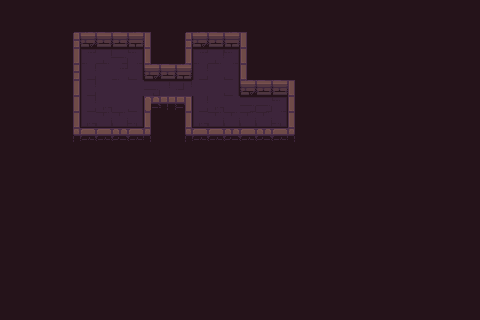

A 2D game scene composited from a Tiled map and its tileset images. What follows is a short description and the map's XML, with every tile layer's data as written:
An orthogonal 30x20 tile map with 16x16 px tiles, 2 tile layers (Floor, Walls), 1 hidden layer not drawn.

<map version="1.10" tiledversion="1.11.2" orientation="orthogonal" renderorder="right-down" width="30" height="20" tilewidth="16" tileheight="16" infinite="0" nextlayerid="4" nextobjectid="1">
 <tileset firstgid="1" name="Dungeon_Tileset" tilewidth="16" tileheight="16" tilecount="100" columns="10">
  <image source="Dungeon_Tileset.png" width="160" height="160" />
 </tileset>
 <layer id="1" name="Floor" width="30" height="20">
  <data encoding="csv">
79,79,79,79,79,79,79,79,79,79,79,79,79,79,79,79,79,79,79,79,79,79,79,79,79,79,79,79,79,79,
79,79,79,79,79,79,79,79,79,79,79,79,79,79,79,79,79,79,79,79,79,79,79,79,79,79,79,79,79,79,
79,79,79,79,0,0,0,0,0,0,79,0,0,0,0,0,79,79,79,79,79,79,79,79,79,79,79,79,79,79,
79,79,79,79,0,12,13,14,15,0,79,0,12,13,15,0,79,79,79,79,79,79,79,79,79,79,79,79,79,79,
79,79,79,79,0,22,24,7,25,0,0,0,22,24,25,0,79,79,79,79,79,79,79,79,79,79,79,79,79,79,
79,79,79,79,0,22,24,24,24,62,64,61,24,24,25,0,0,0,0,79,79,79,79,79,79,79,79,79,79,79,
79,79,79,79,0,22,27,24,25,0,0,61,22,27,24,14,14,15,0,79,79,79,79,79,79,79,79,79,79,79,
79,79,79,79,0,32,34,34,35,0,79,0,32,34,34,34,34,35,0,79,79,79,79,79,79,79,79,79,79,79,
79,79,79,79,0,0,0,0,0,0,79,0,0,0,0,0,0,0,0,79,79,79,79,79,79,79,79,79,79,79,
79,79,79,79,79,79,79,79,79,79,79,79,79,79,79,79,79,79,79,79,79,79,79,79,79,79,79,79,79,79,
79,79,79,79,79,79,79,79,79,79,79,79,79,79,79,79,79,79,79,79,79,79,79,79,79,79,79,79,79,79,
79,79,79,79,79,79,79,79,79,79,79,79,79,79,79,79,79,79,79,79,79,79,79,79,79,79,79,79,79,79,
79,79,79,79,79,79,79,79,79,79,79,79,79,79,79,79,79,79,79,79,79,79,79,79,79,79,79,79,79,79,
79,79,79,79,79,79,79,79,79,79,79,79,79,79,79,79,79,79,79,79,79,79,79,79,79,79,79,79,79,79,
79,79,79,79,79,79,79,79,79,79,79,79,79,79,79,79,79,79,79,79,79,79,79,79,79,79,79,79,79,79,
79,79,79,79,79,79,79,79,79,79,79,79,79,79,79,79,79,79,79,79,79,79,79,79,79,79,79,79,79,79,
79,79,79,79,79,79,79,79,79,79,79,79,79,79,79,79,79,79,79,79,79,79,79,79,79,79,79,79,79,79,
79,79,79,79,79,79,79,79,79,79,79,79,79,79,79,79,79,79,79,79,79,79,79,79,79,79,79,79,79,79,
79,79,79,79,79,79,79,79,79,79,79,79,79,79,79,79,79,79,79,79,79,79,79,79,79,79,79,79,79,79,
79,79,79,79,79,79,79,79,79,79,79,79,79,79,79,79,79,79,79,79,79,79,79,79,79,79,79,79,79,79
</data>
 </layer>
 <layer id="2" name="Walls" width="30" height="20">
  <data encoding="csv">
0,0,0,0,0,0,0,0,0,0,0,0,0,0,0,0,0,0,0,0,0,0,0,0,0,0,0,0,0,0,
0,0,0,0,0,0,0,0,0,0,0,0,0,0,0,0,0,0,0,0,0,0,0,0,0,0,0,0,0,0,
0,0,0,0,1,4,3,3,5,16,0,1,4,3,5,16,0,0,0,0,0,0,0,0,0,0,0,0,0,0,
0,0,0,0,11,0,0,0,0,16,0,11,0,0,0,16,0,0,0,0,0,0,0,0,0,0,0,0,0,0,
0,0,0,0,21,0,0,0,0,4,3,5,0,0,0,16,0,0,0,0,0,0,0,0,0,0,0,0,0,0,
0,0,0,0,11,0,0,0,0,0,0,0,0,0,0,4,3,3,16,0,0,0,0,0,0,0,0,0,0,0,
0,0,0,0,11,0,0,0,0,55,53,54,0,0,0,0,0,0,16,0,0,0,0,0,0,0,0,0,0,0,
0,0,0,0,11,0,0,0,0,16,0,11,0,0,0,0,0,0,16,0,0,0,0,0,0,0,0,0,0,0,
0,0,0,0,41,42,42,44,42,46,0,41,42,42,44,42,44,42,46,0,0,0,0,0,0,0,0,0,0,0,
0,0,0,0,0,0,0,0,0,0,0,0,0,0,0,0,0,0,0,0,0,0,0,0,0,0,0,0,0,0,
0,0,0,0,0,0,0,0,0,0,0,0,0,0,0,0,0,0,0,0,0,0,0,0,0,0,0,0,0,0,
0,0,0,0,0,0,0,0,0,0,0,0,0,0,0,0,0,0,0,0,0,0,0,0,0,0,0,0,0,0,
0,0,0,0,0,0,0,0,0,0,0,0,0,0,0,0,0,0,0,0,0,0,0,0,0,0,0,0,0,0,
0,0,0,0,0,0,0,0,0,0,0,0,0,0,0,0,0,0,0,0,0,0,0,0,0,0,0,0,0,0,
0,0,0,0,0,0,0,0,0,0,0,0,0,0,0,0,0,0,0,0,0,0,0,0,0,0,0,0,0,0,
0,0,0,0,0,0,0,0,0,0,0,0,0,0,0,0,0,0,0,0,0,0,0,0,0,0,0,0,0,0,
0,0,0,0,0,0,0,0,0,0,0,0,0,0,0,0,0,0,0,0,0,0,0,0,0,0,0,0,0,0,
0,0,0,0,0,0,0,0,0,0,0,0,0,0,0,0,0,0,0,0,0,0,0,0,0,0,0,0,0,0,
0,0,0,0,0,0,0,0,0,0,0,0,0,0,0,0,0,0,0,0,0,0,0,0,0,0,0,0,0,0,
0,0,0,0,0,0,0,0,0,0,0,0,0,0,0,0,0,0,0,0,0,0,0,0,0,0,0,0,0,0
</data>
 </layer>
 <layer id="3" name="Objects" width="30" height="20" visible="0">
  <data encoding="csv">
0,0,0,0,0,0,0,0,0,0,0,0,0,0,0,0,0,0,0,0,0,0,0,0,0,0,0,0,0,0,
0,0,0,0,0,0,0,0,0,0,0,0,0,0,0,0,0,0,0,0,0,0,0,0,0,0,0,0,0,0,
0,0,0,0,0,0,0,0,0,0,0,0,0,0,0,0,0,0,0,0,0,0,0,0,0,0,0,0,0,0,
0,0,0,0,0,69,85,0,88,0,0,0,0,0,0,0,0,0,0,0,0,0,0,0,0,0,0,0,0,0,
0,0,0,0,0,0,0,0,0,0,0,0,0,0,0,0,0,0,0,0,0,0,0,0,0,0,0,0,0,0,
0,0,0,0,0,92,0,0,0,0,0,0,0,0,0,0,0,0,0,0,0,0,0,0,0,0,0,0,0,0,
0,0,0,0,0,0,0,0,0,0,0,0,0,0,0,0,0,0,0,0,0,0,0,0,0,0,0,0,0,0,
0,0,0,0,0,0,0,0,78,0,0,0,0,0,0,0,0,0,0,0,0,0,0,0,0,0,0,0,0,0,
0,0,0,0,0,0,0,0,0,0,0,0,0,0,0,0,0,0,0,0,0,0,0,0,0,0,0,0,0,0,
0,0,0,0,0,0,0,0,0,0,0,0,0,0,0,0,0,0,0,0,0,0,0,0,0,0,0,0,0,0,
0,0,0,0,0,0,0,0,0,0,0,0,0,0,0,0,0,0,0,0,0,0,0,0,0,0,0,0,0,0,
0,0,0,0,0,0,0,0,0,0,0,0,0,0,0,0,0,0,0,0,0,0,0,0,0,0,0,0,0,0,
0,0,0,0,0,0,0,0,0,0,0,0,0,0,0,0,0,0,0,0,0,0,0,0,0,0,0,0,0,0,
0,0,0,0,0,0,0,0,0,0,0,0,0,0,0,0,0,0,0,0,0,0,0,0,0,0,0,0,0,0,
0,0,0,0,0,0,0,0,0,0,0,0,0,0,0,0,0,0,0,0,0,0,0,0,0,0,0,0,0,0,
0,0,0,0,0,0,0,0,0,0,0,0,0,0,0,0,0,0,0,0,0,0,0,0,0,0,0,0,0,0,
0,0,0,0,0,0,0,0,0,0,0,0,0,0,0,0,0,0,0,0,0,0,0,0,0,0,0,0,0,0,
0,0,0,0,0,0,0,0,0,0,0,0,0,0,0,0,0,0,0,0,0,0,0,0,0,0,0,0,0,0,
0,0,0,0,0,0,0,0,0,0,0,0,0,0,0,0,0,0,0,0,0,0,0,0,0,0,0,0,0,0,
0,0,0,0,0,0,0,0,0,0,0,0,0,0,0,0,0,0,0,0,0,0,0,0,0,0,0,0,0,0
</data>
 </layer>
</map>
